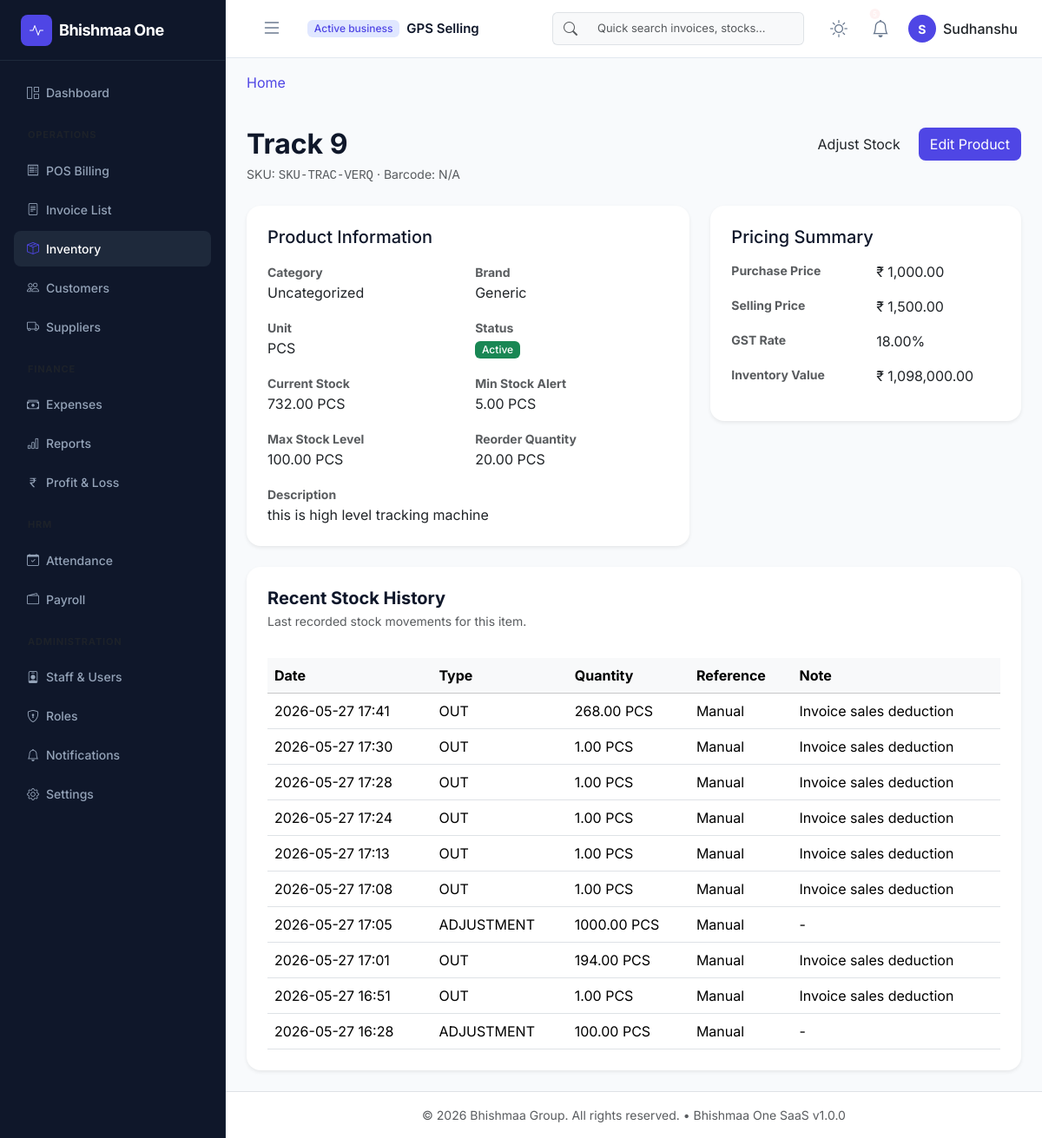
Page /inventory/9de1bf02-3532-4d27-aea3-46fa0a87f91a (signed in) on the committed database.
### app/models/core.py (models this page shows, shortened)
class Base(db.Model):
    __abstract__ = True
    id = db.Column(UUIDType, primary_key=True, default=lambda: str(uuid.uuid4()))
    created_at = db.Column(db.DateTime, default=datetime.datetime.utcnow, index=True)
    updated_at = db.Column(db.DateTime, default=datetime.datetime.utcnow, onupdate=datetime.datetime.utcnow)
    is_deleted = db.Column(db.Boolean, default=False, index=True)

class Organization(Base):
    __tablename__ = 'organizations'
    name = db.Column(db.String(150), nullable=False)
    subdomain = db.Column(db.String(50), unique=True, index=True, nullable=False)
    is_active = db.Column(db.Boolean, default=True, index=True)
    plan_name = db.Column(db.String(50), default='Free')
    users = db.relationship('User', back_populates='organization', lazy=True)

class User(UserMixin, Base):
    __tablename__ = 'users'
    username = db.Column(db.String(80), unique=True, index=True, nullable=False)
    email = db.Column(db.String(120), unique=True, index=True, nullable=False)
    password_hash = db.Column(db.String(128), nullable=False)
    first_name = db.Column(db.String(50))
    last_name = db.Column(db.String(50))
    is_active = db.Column(db.Boolean, default=True, index=True)
    organization_id = db.Column(UUIDType, db.ForeignKey('organizations.id', ondelete='CASCADE'), nullable=True, index=True)
    branch_id = db.Column(UUIDType, db.ForeignKey('branches.id', ondelete='SET NULL'), nullable=True, index=True)
    organization = db.relationship('Organization', back_populates='users')
    branch = db.relationship('Branch', backref=db.backref('users', lazy=True))
    roles = db.relationship('Role', secondary=user_roles, back_populates='users', lazy='joined')
    def has_permission(self, perm_name):
        for role in self.roles:
            if any(perm.name == perm_name for perm in role.permissions):
                return True
        return False

### app/models/inventory.py (models this page shows, shortened)
class Product(TenantBase):
    __tablename__ = 'products'
    name = db.Column(db.String(255), nullable=False, index=True)
    sku = db.Column(db.String(50), nullable=True, unique=True, index=True)
    barcode = db.Column(db.String(100), nullable=True, index=True)
    description = db.Column(db.Text)
    category_id = db.Column(
        UUIDType,
        db.ForeignKey('product_categories.id', ondelete='SET NULL'),
        nullable=True
    )
    brand_id = db.Column(
        UUIDType,
        db.ForeignKey('product_brands.id', ondelete='SET NULL'),
        nullable=True
    )
    unit_id = db.Column(
        UUIDType,
        db.ForeignKey('product_units.id', ondelete='SET NULL'),
        nullable=True
    )
    purchase_price = db.Column(db.Numeric(10, 2), default=0.0)
    selling_price = db.Column(db.Numeric(10, 2), default=0.0)
    gst_rate = db.Column(db.Numeric(5, 2), default=18.0)  # GST rate: 0, 5, 12, 18, 28%
    current_stock = db.Column(db.Numeric(10, 2), default=0.0, index=True)
    min_stock_alert = db.Column(db.Numeric(10, 2), default=5.0)
    max_stock_level = db.Column(db.Numeric(10, 2), default=100.0)
    reorder_quantity = db.Column(db.Numeric(10, 2), default=20.0)
    is_active = db.Column(db.Boolean, default=True, index=True)
    transactions = db.relationship(
        'StockTransaction',
        backref='product',
        lazy='dynamic',
        cascade='all, delete-orphan'
    )
    def get_category_name(self):
        return self.category.name if self.category else 'Uncategorized'
    def get_brand_name(self):
        return self.brand.name if self.brand else 'Generic'
    def get_unit_symbol(self):
        return self.unit_obj.symbol if self.unit_obj else 'PCS'

class StockTransaction(TenantBase):
    __tablename__ = 'stock_transactions'
    TRANSACTION_TYPES = [
        ('IN', 'Stock In'),
        ('OUT', 'Stock Out'),
        ('ADJUSTMENT', 'Stock Adjustment'),
        ('DAMAGE', 'Damaged'),
        ('RETURN', 'Customer Return'),
        ('WASTAGE', 'Wastage')
    ]
    product_id = db.Column(
        UUIDType,
        db.ForeignKey('products.id', ondelete='CASCADE'),
        nullable=False,
        index=True
    )
    transaction_type = db.Column(
        db.String(50),
        nullable=False,
        index=True
    )
    quantity = db.Column(db.Numeric(10, 2), nullable=False)
    reference_type = db.Column(db.String(50))  # 'invoice', 'purchase_order', 'manual', etc.
    reference_id = db.Column(db.String(100))   # Link to invoice or PO
    reason = db.Column(db.Text)
    created_by_id = db.Column(
        UUIDType,
        db.ForeignKey('users.id', ondelete='SET NULL'),
        nullable=True
    )
    created_by = db.relationship('User', backref='stock_transactions')

### app/blueprints/inventory/routes.py (the view)
@inventory_bp.route('/<product_id>')
@login_required
@inventory_management_required
def details(product_id):
    org_id = current_user.organization_id
    product = get_product_by_id(product_id, org_id)
    if not product:
        flash("Product not found.", "danger")
        return redirect(url_for('inventory.list_products'))
    stock_history = get_product_stock_history(product_id, org_id)[:20]  # Last 20 transactions
    return render_template(
        'inventory/details.html',
        product=product,
        stock_history=stock_history
    )

### app/blueprints/inventory/templates/inventory/details.html (shortened to what this page needs)
{% extends "layouts/base.html" %}
{% block content %}
<div class="d-flex justify-content-between align-items-start mb-4 mt-3">
    <div>
        <h2 class="fw-bold tracking-tight mb-1 text-main">{{ product.name }}</h2>
        <p class="text-muted small mb-0">SKU: <span class="font-monospace">{{ product.sku or 'N/A' }}</span> · Barcode: {{ product.barcode or 'N/A' }}</p>
    </div>
    <div class="d-flex gap-2">
        <a href="{{ url_for('inventory.adjust', product_id=product.id) }}" class="btn btn-outline-indigo rounded-3">Adjust Stock</a>
        <a href="{{ url_for('inventory.edit', product_id=product.id) }}" class="btn btn-indigo rounded-3">Edit Product</a>
    </div>
</div>
<div class="row gy-4">
    <div class="col-xl-7">
        <div class="card border-0 shadow-sm rounded-4 p-4">
            <h5 class="mb-3 text-main">Product Information</h5>
            <div class="row g-3">
                <div class="col-md-6">
                    <strong class="small text-muted">Category</strong>
                    <p class="mb-0">{{ product.get_category_name() }}</p>
                </div>
                <div class="col-md-6">
                    <strong class="small text-muted">Brand</strong>
                    <p class="mb-0">{{ product.get_brand_name() }}</p>
                </div>
                <div class="col-md-6">
                    <strong class="small text-muted">Unit</strong>
                    <p class="mb-0">{{ product.get_unit_symbol() }}</p>
                </div>
                <div class="col-md-6">
                    <strong class="small text-muted">Status</strong>
                    <p class="mb-0">{% if product.is_active %}<span class="badge bg-success">Active</span>{% else %}<span class="badge bg-secondary">Inactive</span>{% endif %}</p>
                </div>
                <div class="col-md-6">
                    <strong class="small text-muted">Current Stock</strong>
                    <p class="mb-0">{{ product.current_stock }} {{ product.get_unit_symbol() }}</p>
                </div>
                <div class="col-md-6">
                    <strong class="small text-muted">Min Stock Alert</strong>
                    <p class="mb-0">{{ product.min_stock_alert }} {{ product.get_unit_symbol() }}</p>
                </div>
                <div class="col-md-6">
                    <strong class="small text-muted">Max Stock Level</strong>
                    <p class="mb-0">{{ product.max_stock_level }} {{ product.get_unit_symbol() }}</p>
                </div>
                <div class="col-md-6">
                    <strong class="small text-muted">Reorder Quantity</strong>
                    <p class="mb-0">{{ product.reorder_quantity }} {{ product.get_unit_symbol() }}</p>
                </div>
                <div class="col-12">
                    <strong class="small text-muted">Description</strong>
                    <p class="mb-0">{{ product.description or 'No description provided.' }}</p>
                </div>
            </div>
        </div>
    </div>
    <div class="col-xl-5">
        <div class="card border-0 shadow-sm rounded-4 p-4">
            <h5 class="mb-3 text-main">Pricing Summary</h5>
            <dl class="row mb-0">
                <dt class="col-6 text-muted small">Purchase Price</dt>
                <dd class="col-6 mb-3">₹ {{ "{:,.2f}".format(product.purchase_price) }}</dd>
                <dt class="col-6 text-muted small">Selling Price</dt>
                <dd class="col-6 mb-3">₹ {{ "{:,.2f}".format(product.selling_price) }}</dd>
                <dt class="col-6 text-muted small">GST Rate</dt>
                <dd class="col-6 mb-3">{{ product.gst_rate }}%</dd>
                <dt class="col-6 text-muted small">Inventory Value</dt>
                <dd class="col-6 mb-3">₹ {{ "{:,.2f}".format(product.current_stock * product.selling_price) }}</dd>
            </dl>
        </div>
    </div>
</div>
<div class="card border-0 shadow-sm rounded-4 mt-4">
    <div class="card-header bg-transparent border-0 px-4 pt-4">
        <h5 class="fw-bold mb-1 text-main">Recent Stock History</h5>
        <p class="text-muted small mb-0">Last recorded stock movements for this item.</p>
    </div>
    <div class="card-body p-4">
        {% if stock_history %}
            <div class="table-responsive">
                <table class="table align-middle mb-0">
                    <thead class="table-light">
                        <tr>
                            <th>Date</th>
                            <th>Type</th>
                            <th>Quantity</th>
                            <th>Reference</th>
                            <th>Note</th>
                        </tr>
                    </thead>
                    <tbody>
                        {% for record in stock_history %}
                        <tr>
                            <td>{{ record.created_at.strftime('%Y-%m-%d %H:%M') }}</td>
                            <td>{{ record.transaction_type }}</td>
                            <td>{{ record.quantity }} {{ product.get_unit_symbol() }}</td>
                            <td>{{ record.reference_type or 'Manual' }}</td>
                            <td>{{ record.reason or '-' }}</td>
                        </tr>
                        {% endfor %}
                    </tbody>
                </table>
            </div>
        {% else %}
            <div class="text-center text-muted py-5">
                <i class="bi bi-clock-history fs-2 mb-2"></i>
                <p class="mb-0">No stock history found for this product yet.</p>
            </div>
        {% endif %}
    </div>
</div>
{% endblock %}

### app/templates/components/navbar.html (shortened to what this page needs)
<nav class="navbar navbar-expand-lg app-navbar px-3">
    <div class="container-fluid">
        <button class="btn sidebar-toggle-btn me-3" id="sidebarToggle" onclick="toggleSidebar()">
            <i class="bi bi-list fs-4"></i>
        </button>
        <div class="navbar-brand-tenant d-flex align-items-center flex-wrap gap-1">
            <span class="badge bg-indigo-light text-indigo me-1">Active business</span>
            <span class="tenant-name fw-semibold text-truncate me-2" style="max-width: 200px;">
                {{ current_user.organization.name if current_user.organization else 'Bhishmaa One' }}
            </span>
        </div>
        <div class="collapse navbar-collapse justify-content-end" id="navbarContent">
            <form class="d-none d-md-flex navbar-search me-4" role="search">
                <div class="input-group">
                    <span class="input-group-text bg-light border-end-0">
                        <i class="bi bi-search text-muted"></i>
                    </span>
                    <input class="form-control bg-light border-start-0" type="search" placeholder="Quick search invoices, stocks..." aria-label="Search">
                </div>
            </form>
            <div class="d-flex align-items-center gap-3">
                <button class="btn btn-icon theme-toggle-btn" onclick="toggleTheme()" title="Toggle Dark/Light Mode">
                    <i class="bi bi-sun sun-icon fs-5"></i>
                </button>
                <div class="dropdown">
                    <button class="btn btn-icon position-relative" type="button" data-bs-toggle="dropdown" aria-expanded="false">
                        <i class="bi bi-bell fs-5"></i>
                        {% if unread_count > 0 %}
                            <span class="position-absolute top-1 start-75 translate-middle badge rounded-pill bg-danger" style="font-size: 8px; padding: 2px 4px;">{{ unread_count }}</span>
                        {% endif %}
                    </button>
                </div>
                <div class="dropdown">
                    <button class="btn profile-dropdown-btn d-flex align-items-center gap-2" type="button" data-bs-toggle="dropdown" aria-expanded="false">
                        <div class="profile-avatar text-white fw-bold">
                            {{ current_user.first_name[0] if current_user.first_name else 'U' }}
                        </div>
                        <span class="d-none d-lg-inline fw-medium">{{ current_user.first_name }}</span>
                    </button>
                </div>
            </div>
        </div>
    </div>
</nav>

### rows in the picture
Organization: organization "GPS Selling"
User: first_name "S", first_name "Sudhanshu"
Product: name "Track 9", sku "SKU-TRAC-VERQ", barcode "N/A", current_stock "732.00", min_stock_alert "5.00", max_stock_level "100.00", reorder_quantity "20.00", description "this is high level tracking machine", purchase_price "1,000.00", selling_price "1,500.00", gst_rate "18.00", product.current_stock*product.selling_price "1,098,000.00"
StockTransaction: created_at "2026-05-27 17:41", transaction_type "OUT", quantity "268.00", get_unit_symbol "PCS", reference_type "Manual", reason "Invoice sales deduction"
StockTransaction: created_at "2026-05-27 17:30", transaction_type "OUT", quantity "1.00", get_unit_symbol "PCS", reference_type "Manual", reason "Invoice sales deduction"
StockTransaction: created_at "2026-05-27 17:28", transaction_type "OUT", quantity "1.00", get_unit_symbol "PCS", reference_type "Manual", reason "Invoice sales deduction"
StockTransaction: created_at "2026-05-27 17:24", transaction_type "OUT", quantity "1.00", get_unit_symbol "PCS", reference_type "Manual", reason "Invoice sales deduction"
StockTransaction: created_at "2026-05-27 17:13", transaction_type "OUT", quantity "1.00", get_unit_symbol "PCS", reference_type "Manual", reason "Invoice sales deduction"
StockTransaction: created_at "2026-05-27 17:08", transaction_type "OUT", quantity "1.00", get_unit_symbol "PCS", reference_type "Manual", reason "Invoice sales deduction"
StockTransaction: created_at "2026-05-27 17:05", transaction_type "ADJUSTMENT", quantity "1000.00", get_unit_symbol "PCS", reference_type "Manual", reason "-"
StockTransaction: created_at "2026-05-27 17:01", transaction_type "OUT", quantity "194.00", get_unit_symbol "PCS", reference_type "Manual", reason "Invoice sales deduction"
StockTransaction: created_at "2026-05-27 16:51", transaction_type "OUT", quantity "1.00", get_unit_symbol "PCS", reference_type "Manual", reason "Invoice sales deduction"
StockTransaction: created_at "2026-05-27 16:28", transaction_type "ADJUSTMENT", quantity "100.00", get_unit_symbol "PCS", reference_type "Manual", reason "-"

### other values in the picture
{{ product.get_category_name() }} "Uncategorized"
{{ product.get_brand_name() }} "Generic"
{{ product.get_unit_symbol() }} "PCS"
